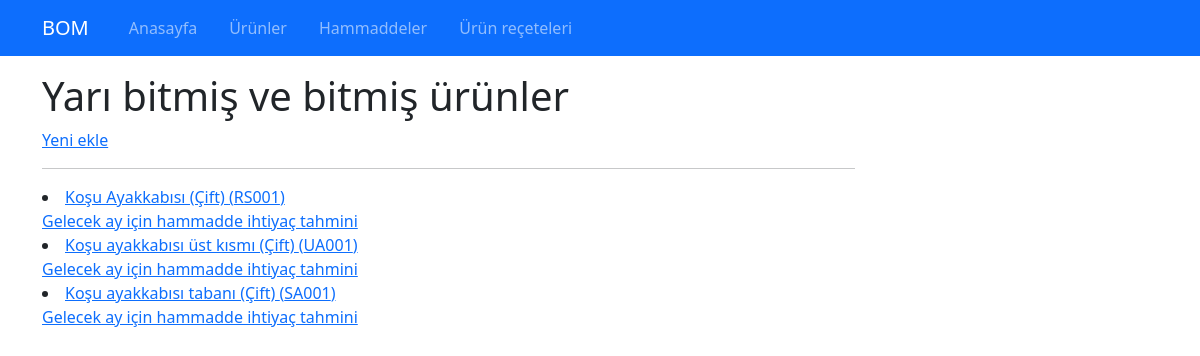
/products, run on an earlier commit of the app's database.
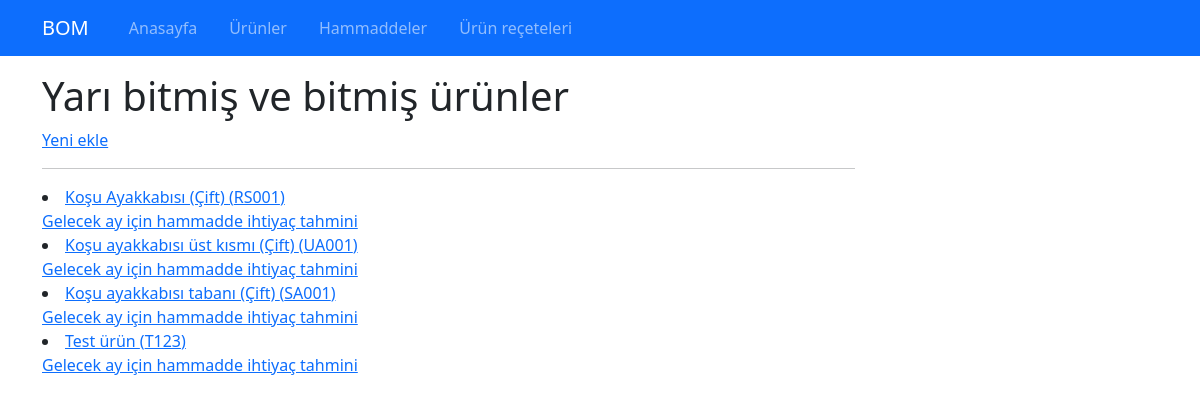
And on a later commit of the database.
### bom/models.py (models this page shows, shortened)
class Product(models.Model):
    name = models.CharField(max_length=100, unique=True)
    description = models.TextField(blank=True, null=True)
    sku = models.CharField(max_length=50, unique=True)

### bom/views.py (the view)
# urls.py: path("products", views.products, name="products"),
def products(request):
    context = {
        "products": Product.objects.all()
    }
    return render(request, "bom/products.html", context)

### bom/templates/bom/products.html (shortened to what this page needs)
{% extends "base.html" %}
{% block content %}
<div class="container mt-3">
    <div class="row">
    <div class="row">
        <div class="col-9">
            <h1>Yarı bitmiş ve bitmiş ürünler</h1>
            <a href="{% url 'add_product' %}">Yeni ekle</a>
            <hr>
            {%for product in products%}
            <li><a href="{% url "product_details" product.sku %}">{{product.name}} ({{product.sku}})</a></li>
            <a href="{% url "material_needs" product.sku %}">Gelecek ay için hammadde ihtiyaç tahmini</a>
            {%endfor%}
        </div>
    </div>
</div>
{% endblock %}

What changed in the data, as far as the page shows it:
added Product: name "Test ürün", sku "T123"
